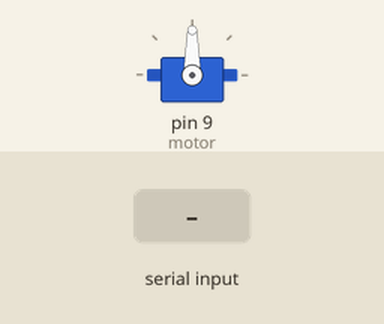
A sketch run on a simulated Arduino Uno, built with avr-gcc and run on an emulated ATmega328P. Parts: servo. Inputs (shaded band) come from the test bench.

Above: at 1.2 s.
1.3 s: "O" received over Serial
At 2.0 s:
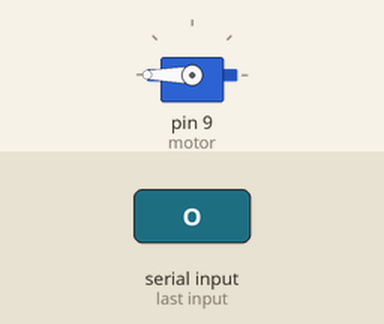
At 2.8 s:
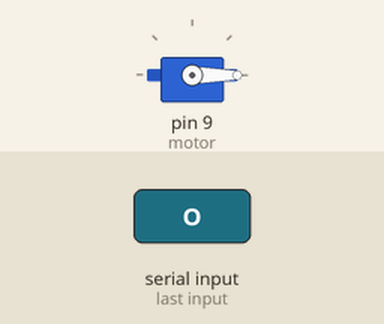
Timing chart, 0 to 4.3 s (numbered marks = the images above; inputs shaded):
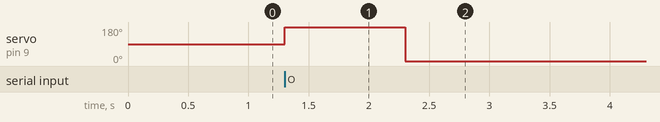

The sketch:

arduinoCode.ino
```cpp
#include <Servo.h>

Servo motor;

void setup() {
  Serial.begin(9600);
  motor.attach(9); // Attach the motor to pin 9
}

void loop() {
  if (Serial.available() > 0) {
    char command = Serial.read();
    if (command == 'O') { // Open the motor
      motor.write(180);
      delay(1000); // Wait for 1 second
      motor.write(0); // Stop the motor
    }
  }
}
```

Measured:
- after the input at 1.3 s, servo on pin 9 (motor): 90° → 180° at once, → 0° 1.0 s later
